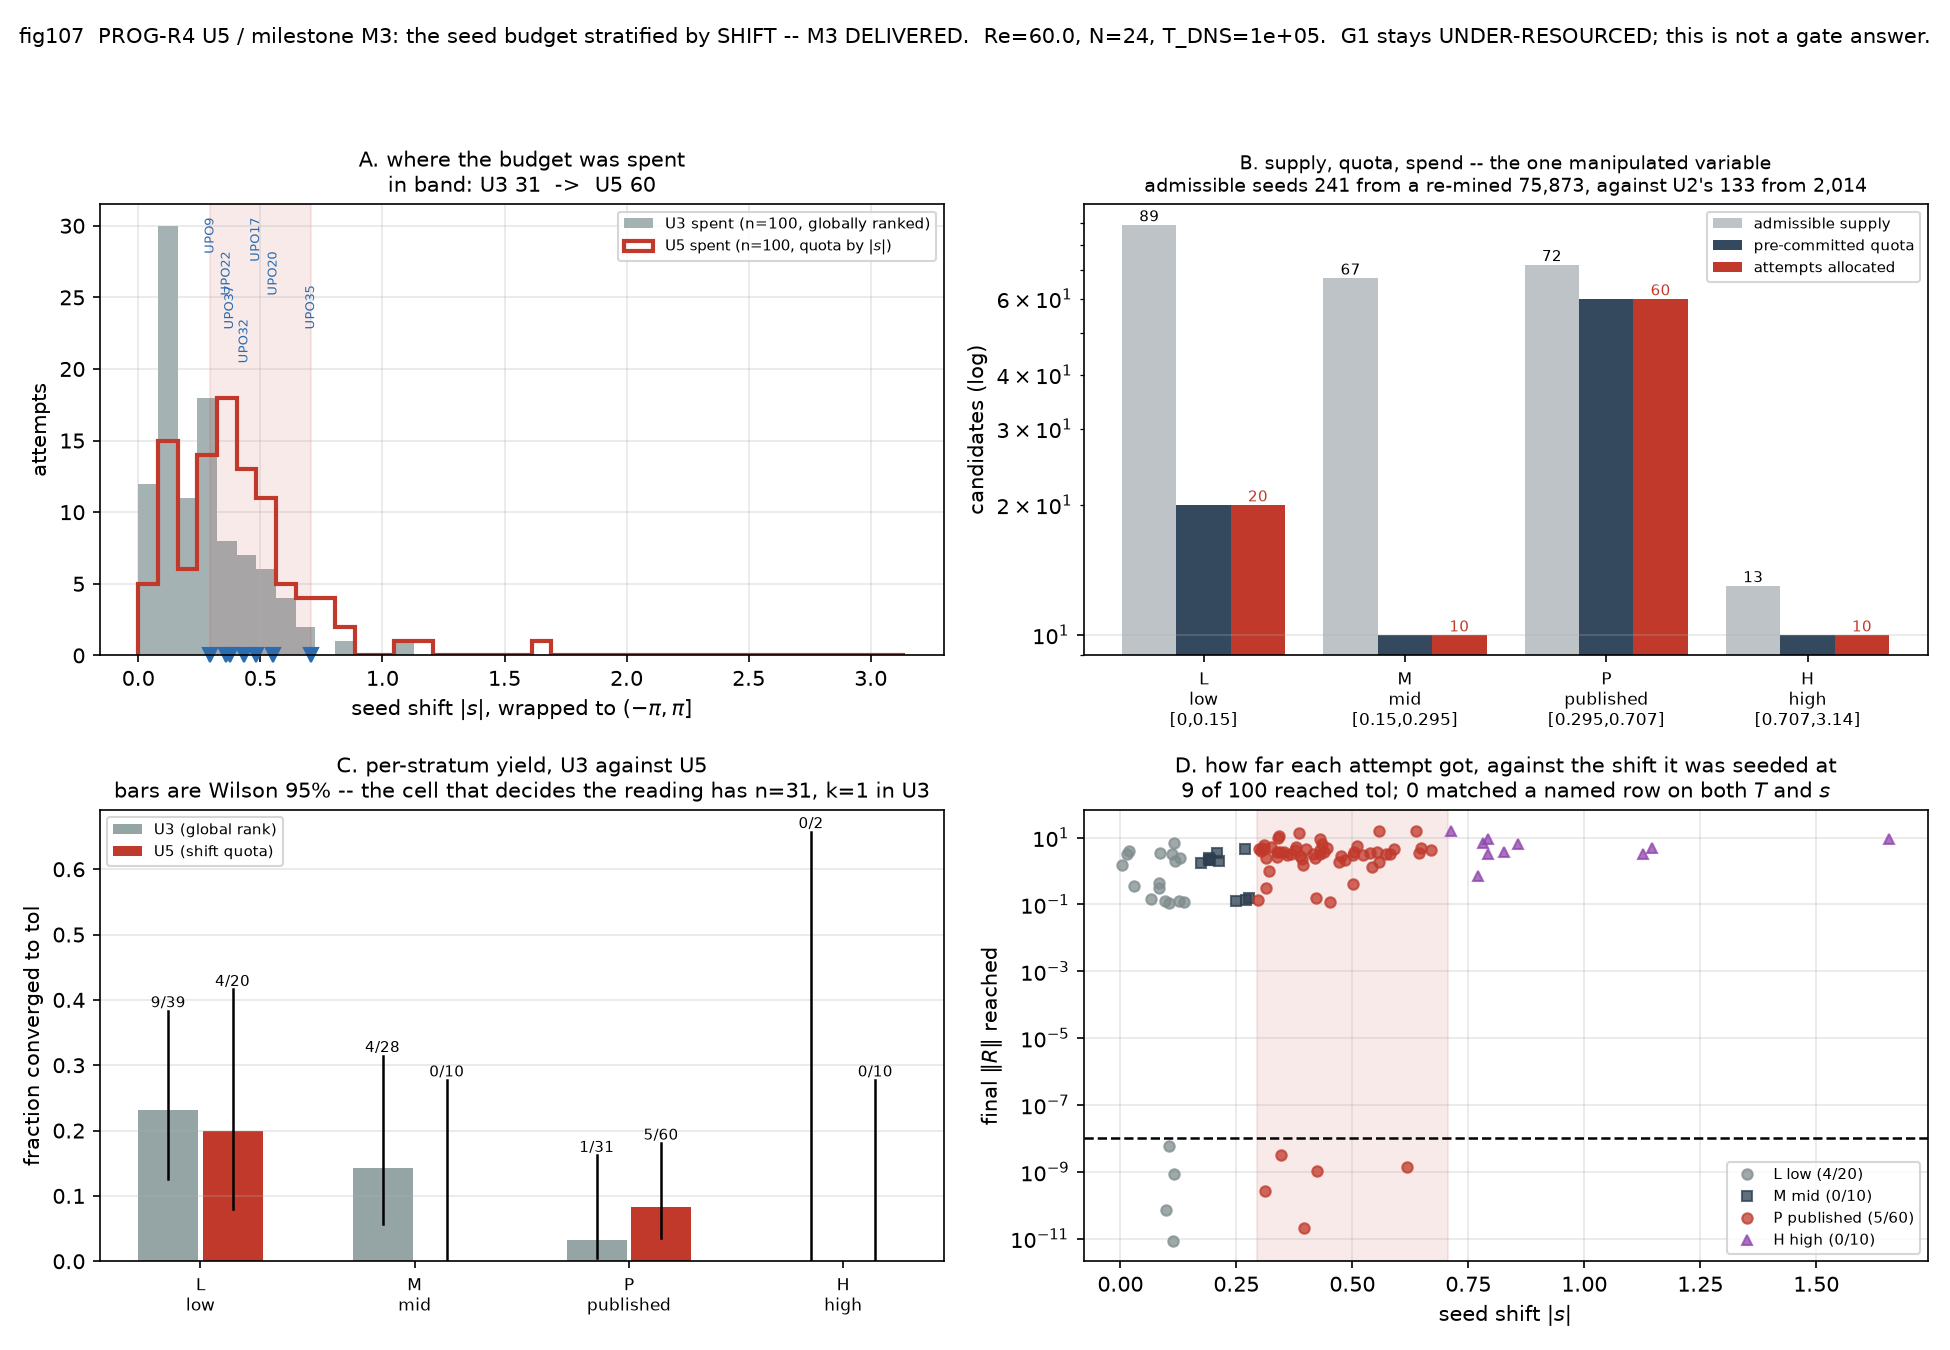

Here is the Python script that generated this plot:
"""fig107 -- PROG-R4 unit U5, milestone M3: the seed budget stratified by SHIFT.

U3 ranked its 100 seeds by a single global score and spent 31 of them inside
the |s| band the eight named Lucas & Kerswell Table IV rows live in. AMENDMENT 4
had already caught the same shape of error one coordinate over, in period. U5
re-mines the anchored reservoir to exhaustion and allocates the same 100-attempt
budget by a pre-committed |s| quota. This figure is the measurement.

It is written to be correct in BOTH pre-committed branches of M3, and in both
readings of the U3 baseline it is measured against:

  H-supply -- U3's miss was a seed-supply artefact. Then panel A shows the band
              starved in U2's library and filled in U5's, and panel C shows the
              in-band yield rising once the band is properly sampled.
  H-hard   -- the band is genuinely harder. Then panel A shows the same repair
              on the supply side and panel C shows the in-band yield staying
              low anyway, which is a measurement, not a failure of the unit.

Every panel plots a magnitude, never a boolean. Panel C carries binomial
intervals precisely because the branch between those two readings turns on
whether a rate difference survives its own error bar -- U3's in-band cell has
n = 31 and one convergence, and a figure that hid that would be arguing rather
than reporting.

THIS FIGURE MAKES NO GATE CLAIM. G1 stays UNDER-RESOURCED as banked in
p2_prog_r4_g1_v1.json. `n_recovered` appears here as a count.

Checks assert the banked JSON supports every claim the panels make, including
that the plotted strata partition the |s| axis, that the counts reconcile with
the attempt rows one at a time, and that the U3 baseline drawn beside U5 is the
one re-derived from U3's own banked attempts rather than typed in. The script
exits non-zero if any check fails.

Data: writeup/data/p2_prog_r4_m3_v1.json (and p2_prog_r4_g1_v1.json, read only
      as the baseline it is compared against)
"""
import json
import os

import matplotlib
matplotlib.use("Agg")
import matplotlib.pyplot as plt  # noqa: E402
import numpy as np  # noqa: E402

HERE = os.path.dirname(os.path.abspath(__file__))
ROOT = os.path.dirname(os.path.dirname(HERE))
DATA = os.path.join(ROOT, "writeup", "data", "p2_prog_r4_m3_v1.json")
U3 = os.path.join(ROOT, "writeup", "data", "p2_prog_r4_g1_v1.json")
FIG = os.path.join(HERE, "fig107_prog_r4_m3_shift_strata.png")

TOL = 1e-8
TWO_PI = 2.0 * np.pi
BAND = (0.295, 0.707)
ORDER = ["L", "M", "P", "H"]          # left to right in |s|, not quota order
COL = {"L": "#7f8c8d", "M": "#2c3e50", "P": "#c0392b", "H": "#8e44ad"}
MRK = {"L": "o", "M": "s", "P": "o", "H": "^"}
CHECKS = []


def check(name, ok, detail=""):
    CHECKS.append((name, bool(ok), detail))
    print(f"[{'PASS' if ok else 'FAIL'}] {name}" + (f" -- {detail}" if detail
                                                    else ""))
    return bool(ok)


def wrap_abs(s):
    return np.abs((np.asarray(s, float) + np.pi) % TWO_PI - np.pi)


def wilson(k, n, z=1.96):
    """Wilson interval. Chosen over the normal one because the cell that
    decides the reading has k = 1, n = 31, where the normal interval is
    nonsense and would understate the uncertainty this figure exists to show."""
    if n == 0:
        return (0.0, 0.0)
    p = k / n
    d = 1 + z * z / n
    c = (p + z * z / (2 * n)) / d
    h = z * np.sqrt(p * (1 - p) / n + z * z / (4 * n * n)) / d
    return (max(0.0, c - h), min(1.0, c + h))


def main():
    with open(DATA) as f:
        d = json.load(f)
    with open(U3) as f:
        u3 = json.load(f)

    att = d["attempts"]
    strat = d["stratification"]
    by = strat["by_stratum"]
    base = strat["u3_baseline"]["by_stratum"]
    abs_s = np.array([a["abs_s_seed"] for a in att], float)
    finals = np.array([a["final_residual"] for a in att], float)
    ok = np.array([a["success"] for a in att], bool)
    rec = np.array([a["recovered_named_orbit"] for a in att], bool)
    u3_abs_s = wrap_abs([a["s_seed"] for a in u3["attempts"]])
    u3_ok = np.array([a["success"] for a in u3["attempts"]], bool)

    # ---- checks --------------------------------------------------------
    check("M3 answer is one of the two pre-committed branches",
          d["milestone"]["answer"] in ("DELIVERED", "NOT DELIVERED"),
          d["milestone"]["answer"])
    check("this unit did not write the G1 record",
          u3["gate"]["answer"] == "UNDER-RESOURCED",
          f"G1 still {u3['gate']['answer']}")
    check("strata partition the |s| axis with no gap and no overlap",
          all(abs(by[a]["abs_s_range"][1] - by[b]["abs_s_range"][0]) < 1e-12
              for a, b in zip(ORDER[:-1], ORDER[1:])),
          " ".join(f"{k}{by[k]['abs_s_range']}" for k in ORDER))
    check("every attempt's stratum label matches its own |s|",
          all(by[a["stratum"]]["abs_s_range"][0] - 1e-12 <= a["abs_s_seed"]
              <= by[a["stratum"]]["abs_s_range"][1] + 1e-12 for a in att))
    check("per-stratum counts reconcile with the attempt rows",
          all(by[k]["n"] == int((np.array([a["stratum"] for a in att]) == k)
                                .sum()) for k in ORDER)
          and sum(by[k]["n"] for k in ORDER) == len(att),
          f"{ {k: by[k]['n'] for k in ORDER} } sum {len(att)}")
    check("per-stratum convergence counts reconcile with the residuals",
          all(by[k]["n_converged"]
              == int(((np.array([a["stratum"] for a in att]) == k)
                      & (finals < TOL)).sum()) for k in ORDER))
    # The baseline is the whole comparison, so it is recomputed here from U3's
    # own attempt rows rather than trusted from U5's record.
    def in_stratum(v, k):
        lo, hi = by[k]["abs_s_range"]
        return (v >= lo) & (v <= hi) if k == "P" else (
            v > lo if k == "H" else (v >= lo) & (v < hi))

    check("the U3 baseline in the record is the one U3's own rows give",
          all(base[k]["n"] == int(in_stratum(u3_abs_s, k).sum())
              and base[k]["n_converged"] == int(
                  (in_stratum(u3_abs_s, k) & u3_ok).sum()) for k in ORDER)
          and sum(base[k]["n"] for k in ORDER) == len(u3["attempts"]),
          f"{ {k: (base[k]['n_converged'], base[k]['n']) for k in ORDER} }")
    check("success is the residual test, not a separate flag",
          bool(np.all(ok == (finals < TOL))))
    check("recovery implies convergence (a recovery is never a bare match)",
          bool(np.all(ok[rec])) if rec.any() else True,
          f"{int(rec.sum())} recovered")
    check("every attempt is anchored to a named Table IV row (Ban 2)",
          all(a["anchor"] in d["seed"]["rows"] for a in att))
    check("caps identical to U3's banked caps -- no iterations bought",
          (d["resourcing"]["max_newton"] == u3["resourcing"]["max_newton"]
           and d["resourcing"]["max_gmres"] == u3["resourcing"]["max_gmres"]
           and d["resourcing"]["tol"] == u3["resourcing"]["tol"]),
          f"max_newton {d['resourcing']['max_newton']}, "
          f"max_gmres {d['resourcing']['max_gmres']}")
    check("the stall exit cut none of U3's convergences",
          d["resourcing"]["stall_exit"]["u3_convergences_lost"] == 0
          and d["resourcing"]["stall_exit"]["admissible"],
          f"margin {d['resourcing']['stall_exit']['margin_factor']:.1f}x")
    check("mining strictly enlarged the anchored reservoir",
          (d["seed"]["mining"]["rule"]["n_taken"]
           > u3["seed"]["seed_supply_funnel"]["n_candidates"]
           and d["seed"]["seed_supply_funnel"]["n_anchored"]
           > u3["seed"]["seed_supply_funnel"]["n_anchored"]),
          f"{d['seed']['mining']['rule']['n_taken']:,} mined vs U2's "
          f"{u3['seed']['seed_supply_funnel']['n_candidates']:,}; admissible "
          f"{d['seed']['seed_supply_funnel']['n_anchored']:,} vs "
          f"{u3['seed']['seed_supply_funnel']['n_anchored']:,}")
    reg = d["seed"]["mining"]["regeneration_checks"]
    check("parallel regeneration reproduced the serial one bit for bit",
          bool(reg["bitwise_check_against_U2_serial_regenerate"]["bit_for_bit"])
          and reg["bitwise_check_against_U2_serial_regenerate"][
              "max_abs_difference"] == 0.0
          and bool(reg["exactness_check_against_U2_banked_library"]["exact"]),
          f"{reg['bitwise_check_against_U2_serial_regenerate']['n_indices_checked']}"
          f" indices, max|diff| "
          f"{reg['bitwise_check_against_U2_serial_regenerate']['max_abs_difference']:.3e}")
    check("controls fired as planted",
          bool(d["controls"]["fired_as_planted"]),
          str(d["controls"]["failures"]))
    check("no L1-L4 link moved", d["clay_movement"].startswith("none"))

    # ---- figure --------------------------------------------------------
    fig, axes = plt.subplots(2, 2, figsize=(13, 9))

    # A. the supply side: where the seeds could have come from, and did.
    ax = axes[0, 0]
    bins = np.linspace(0, np.pi, 40)
    ax.hist(u3_abs_s, bins=bins, color="#95a5a6", alpha=0.85,
            label=f"U3 spent (n={len(u3_abs_s)}, globally ranked)")
    ax.hist(abs_s, bins=bins, histtype="step", lw=2.0, color="#c0392b",
            label=f"U5 spent (n={len(abs_s)}, quota by $|s|$)")
    ax.axvspan(*BAND, color="#c0392b", alpha=0.10)
    # The eight named rows, drawn as ticks rather than lines: they are what the
    # band is defined by, and they crowd together, so the labels are staggered
    # instead of stacked on top of one another.
    pub = sorted({a["anchor"]: a["abs_s_published"] for a in att}.items(),
                 key=lambda kv: kv[1])
    top = ax.get_ylim()[1]
    for j, (n, v) in enumerate(pub):
        ax.plot([v], [0], marker="v", ms=7, color="#2b6cb0", clip_on=False)
        ax.annotate(n, (v, top * (0.97 - 0.075 * (j % 4))), fontsize=6,
                    rotation=90, va="top", ha="center", color="#2b6cb0")
    ax.set_xlabel(r"seed shift $|s|$, wrapped to $(-\pi,\pi]$")
    ax.set_ylabel("attempts")
    ax.set_title("A. where the budget was spent\n"
                 f"in band: U3 {strat['u3_baseline']['in_published_band']['n']}"
                 f"  ->  U5 {d['milestone']['n_seeded_in_published_band']}",
                 fontsize=10)
    ax.legend(fontsize=7, loc="upper right")
    ax.grid(alpha=0.3)

    # B. the reservoir the quota was drawn from, per stratum.
    ax = axes[0, 1]
    f = d["seed"]["seed_supply_funnel"]
    x = np.arange(len(ORDER))
    sup = [f["supply_by_stratum"][k] for k in ORDER]
    quo = [f["quota_by_stratum"][k] for k in ORDER]
    got = [f["realised_by_stratum"][k] for k in ORDER]
    ax.bar(x - 0.27, sup, 0.27, color="#bdc3c7", label="admissible supply")
    ax.bar(x, quo, 0.27, color="#34495e", label="pre-committed quota")
    ax.bar(x + 0.27, got, 0.27, color="#c0392b", label="attempts allocated")
    ax.set_yscale("log")
    for xi, v in zip(x - 0.27, sup):
        ax.annotate(str(v), (xi, v), ha="center", va="bottom", fontsize=7)
    for xi, v in zip(x + 0.27, got):
        ax.annotate(str(v), (xi, v), ha="center", va="bottom", fontsize=7,
                    color="#c0392b")
    ax.set_xticks(x)
    ax.set_xticklabels([f"{k}\n{by[k]['label']}\n"
                        f"[{by[k]['abs_s_range'][0]:.3g},"
                        f"{by[k]['abs_s_range'][1]:.3g}]" for k in ORDER],
                       fontsize=8)
    ax.set_ylabel("candidates (log)")
    ax.set_title("B. supply, quota, spend -- the one manipulated variable\n"
                 f"admissible seeds {f['n_anchored']:,} from a re-mined "
                 f"{f['n_candidates']:,}, against U2's "
                 f"{u3['seed']['seed_supply_funnel']['n_anchored']:,} "
                 f"from {u3['seed']['seed_supply_funnel']['n_candidates']:,}",
                 fontsize=9)
    ax.legend(fontsize=7)
    ax.grid(alpha=0.3, axis="y")

    # C. the measurement M3 exists to make.
    ax = axes[1, 0]
    for i, k in enumerate(ORDER):
        for j, (src, col, lab) in enumerate(
                [(base[k], "#95a5a6", "U3 (global rank)"),
                 (by[k], "#c0392b", "U5 (shift quota)")]):
            n, kk = src["n"], src["n_converged"]
            r = (kk / n) if n else 0.0
            lo, hi = wilson(kk, n)
            xx = i + (j - 0.5) * 0.3
            ax.bar(xx, r, 0.28, color=col,
                   label=lab if i == 0 else None)
            ax.plot([xx, xx], [lo, hi], color="k", lw=1.2)
            ax.annotate(f"{kk}/{n}", (xx, hi), ha="center", va="bottom",
                        fontsize=7)
    ax.set_xticks(np.arange(len(ORDER)))
    ax.set_xticklabels([f"{k}\n{by[k]['label']}" for k in ORDER], fontsize=8)
    ax.set_ylabel("fraction converged to tol")
    ax.set_title("C. per-stratum yield, U3 against U5\n"
                 "bars are Wilson 95% -- the cell that decides the reading "
                 "has n=31, k=1 in U3", fontsize=10)
    ax.legend(fontsize=7)
    ax.grid(alpha=0.3, axis="y")

    # D. magnitudes, so the panel is readable under either branch.
    ax = axes[1, 1]
    for k in ORDER:
        sel = np.array([a["stratum"] == k for a in att], bool)
        if not sel.any():
            continue
        ax.semilogy(abs_s[sel], np.maximum(finals[sel], 1e-12), MRK[k], ms=5,
                    color=COL[k], alpha=0.75, ls="none",
                    label=f"{k} {by[k]['label']} "
                          f"({by[k]['n_converged']}/{by[k]['n']})")
    if rec.any():
        ax.semilogy(abs_s[rec], np.maximum(finals[rec], 1e-12), "*", ms=16,
                    mfc="none", mec="#1e8449", mew=1.6,
                    label=f"matched a named row ({int(rec.sum())})")
    ax.axhline(TOL, color="k", ls="--", lw=1.2)
    ax.annotate(r"tol $=10^{-8}$", (np.pi, TOL), fontsize=8, ha="right",
                va="bottom")
    ax.axvspan(*BAND, color="#c0392b", alpha=0.10)
    ax.set_xlabel(r"seed shift $|s|$")
    ax.set_ylabel(r"final $\|R\|$ reached")
    ax.set_title("D. how far each attempt got, against the shift it was "
                 f"seeded at\n{int(ok.sum())} of {len(att)} reached tol; "
                 f"{int(rec.sum())} matched a named row on both $T$ and $s$",
                 fontsize=10)
    ax.legend(fontsize=7)
    ax.grid(alpha=0.3)

    fig.suptitle(
        "fig107  PROG-R4 U5 / milestone M3: the seed budget stratified by "
        f"SHIFT -- M3 {d['milestone']['answer']}"
        + (f" ({d['milestone']['not_delivered_reason']})"
           if d["milestone"]["not_delivered_reason"] else "")
        + f".  Re={d['resourcing']['Re']}, N={d['resourcing']['N']}, "
        f"T_DNS={float(d['resourcing']['T_dns']):.3g}.  "
        "G1 stays UNDER-RESOURCED; this is not a gate answer.", fontsize=10)
    fig.tight_layout(rect=(0, 0, 1, 0.94))
    fig.savefig(FIG, dpi=150)
    print(f"wrote {FIG}")

    bad = [n for n, ok_, _ in CHECKS if not ok_]
    print(f"\n{len(CHECKS) - len(bad)}/{len(CHECKS)} checks passed")
    if bad:
        print("FAILED: " + ", ".join(bad))
    return 1 if bad else 0


if __name__ == "__main__":
    raise SystemExit(main())
